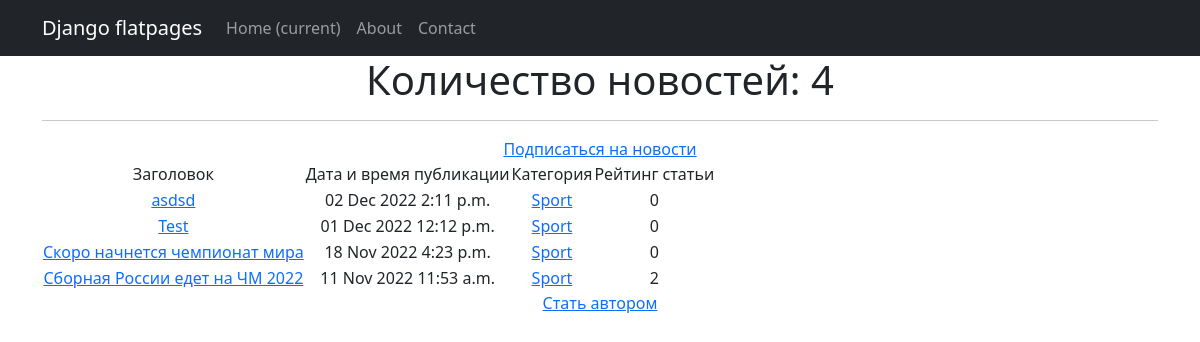
Before: /posts/category/4 with the older database file.
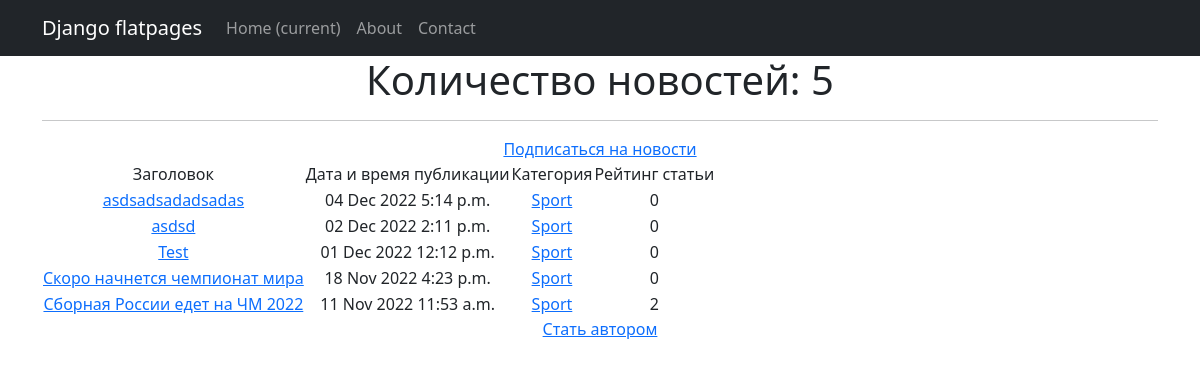
After: the same page with the newer database file.
### news/models.py (models this page shows, shortened)
class Post(models.Model):
    author = models.ForeignKey(Author, on_delete=models.CASCADE, verbose_name='Автор')
    NEWS = 'NW'
    ARTICLE = 'AR'
    CATEGORY_CHOISES = (
        (NEWS, 'Новость'),
        (ARTICLE, 'Статья')
    )
    categoryType = models.CharField(max_length=2, choices=CATEGORY_CHOISES, default=ARTICLE, verbose_name='Тип')
    dateCreation = models.DateTimeField(auto_now_add=True, verbose_name='Дата публикации')
    postCategory = models.ManyToManyField(Category, through='PostCategory', verbose_name='Категория')
    title = models.CharField(max_length=128, verbose_name='Заголовок')
    text = models.TextField(verbose_name='Содержание')
    rating = models.SmallIntegerField(default=0, verbose_name='Рейтинг')

class Category(models.Model):
    name = models.CharField(max_length=64, unique=True, verbose_name='Категория')
    subscribers = models.ManyToManyField(User, related_name='categories')
    class Meta:
        verbose_name = 'Категория'
        verbose_name_plural = 'Категории'

### news/views.py (the view)
# urls.py: path('category/<int:pk>', CatListView.as_view(), name='category_list'),
class CatListView(ListView):
    model = Post
    template_name = 'news/category_list.html'
    context_object_name = 'category_list'
    def get_queryset(self):
        self.category = get_object_or_404(Category, id=self.kwargs['pk'])
        queryset = Post.objects.filter(postCategory=self.category).order_by('-dateCreation')
        return queryset
    def get_context_data(self, **kwargs):
        context = super().get_context_data(**kwargs)
        context['is_not_subscriber'] = self.request.user not in self.category.subscribers.all()
        context['category'] = self.category
        return context

### templates/news/category_list.html (shortened to what this page needs)
{% extends 'flatpages/default.html' %}
{% block content %}
    <h1>Количество новостей: {{ category_list|length }} </h1>
    <hr>
{% if is_not_subscriber %}
<a href="{% url 'subscribe' category.id %}">Подписаться на новости</a> <br>
{% endif %}
    {% if category_list %}
        <table>
            <tr>
                <td>
                    Заголовок
                </td>
                <td>
                    Дата и время публикации
                </td>
                <td>
                    Категория
                </td>
                <td>
                    Рейтинг статьи
                </td>
            </tr>
        {% for post in category_list %}
            <tr>
                <td>
                    <a href="{% url 'post' post.id %}">{{ post.title|truncatewords:30 }}</a>
                </td>
                <td>
                    {{ post.dateCreation|date:'d M Y' }}
                    {{ post.dateCreation|time }}
                </td>
                <td>
                    {% for cat in post.postCategory.all %}
                    <a href="{% url 'category_list' cat.id %}">{{ cat.name }}</a>
                    {% endfor %}
                </td>
                <td>
                    {{ post.rating }}
                </td>
            </tr>
        {% endfor %}
        </table>
    {% else %}
        <h2>Новостей нет!</h2>
    {% endif %}
    <a href="{% url 'create_author' %}">Стать автором</a> <br>
{% endblock content %}

### templates/flatpages/default.html (shortened to what this page needs)
<!DOCTYPE html>
<html lang="en">
    <head>
        {% load static %}
        <link href="{% static 'css/styles.css' %}" rel="stylesheet" />
    </head>
    <body>
    <nav class="navbar navbar-expand-lg navbar-dark bg-dark static-top">
        <div class="container">
            <a class="navbar-brand" href="#">Django flatpages</a>
                    <div class="collapse navbar-collapse" id="navbarResponsive">
                        <ul class="navbar-nav ml-auto">
                            <li class="nav-item active">
                                <a class="nav-link" href="#">Home
                                    <span class="sr-only">(current)</span>
                                </a>
                            </li>
                            <li class="nav-item">
                                <a class="nav-link" href="/about/">About</a>
                            </li>
                <li class="nav-item">
                   <a class="nav-link" href="/contacts/">Contact</a>
               </li>
           </ul>
       </div>
   </div>
</nav>
        <div class="container">
            <div class="row">
                 <div class="col-lg-12 text-center">
                    {% block content %}
                    {% endblock content %}
                 </div>
            </div>
        </div>
    </body>
</html>

Changed rows visible on the page:
added Post: title "asdsadsadadsadas", dateCreation "04 Dec 2022", dateCreation "5:14 p.m.", rating "0", Category (name "Sport")
Other visible differences:
{{ category_list|length }}: "4" → "5"
